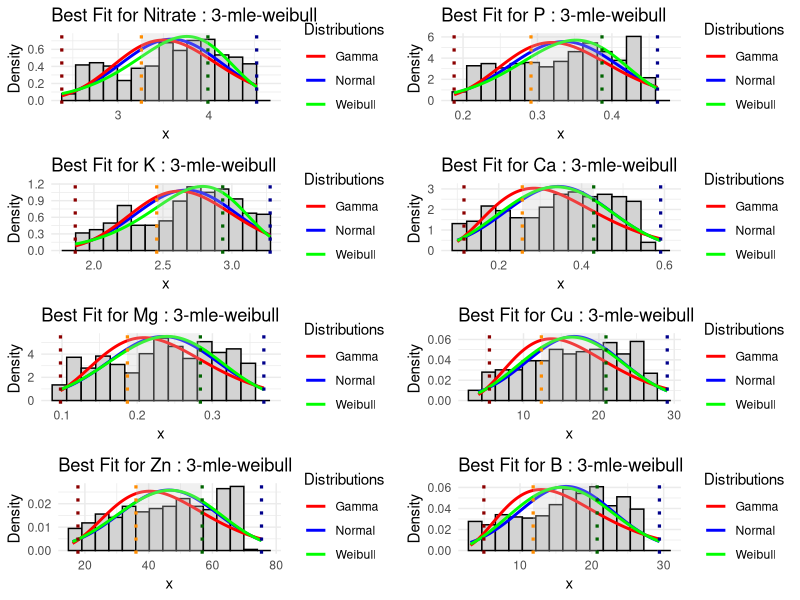
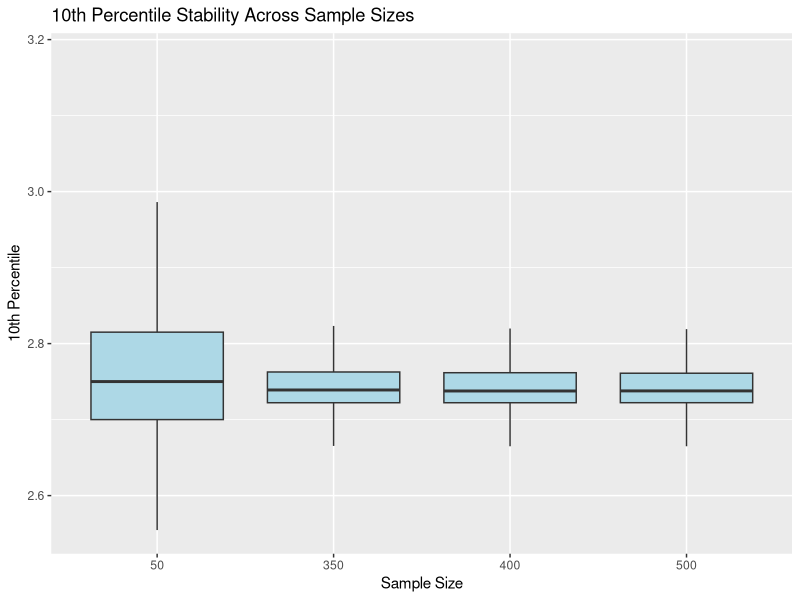
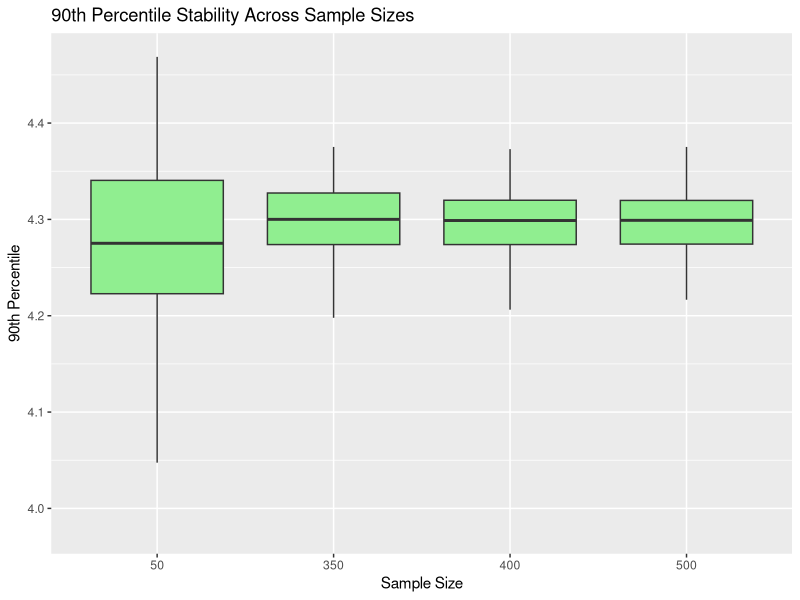

Reproduce these figures in R, in order.
library(ggplot2)
library(reshape2)
library(fitdistrplus)
library(gridExtra)
library(goftest)
library(scales)

set.seed(123)

# Create a custom base pool with skew, clusters, gaps etc.
create_custom_pool <- function(n = 2000, min_val, max_val) {
  # Combine a few patterns: clusters + gaps + randomness
  cluster1 <- runif(n * 0.3, min_val, (min_val + max_val) / 2)
  cluster2 <- runif(n * 0.5, (min_val + max_val) / 2, max_val)
  outliers <- c(min_val, max_val)  # simulate edge values
  noise <- sample(seq(min_val, max_val, length.out = 100), n * 0.2, replace = TRUE)
  pool <- c(cluster1, cluster2, outliers, noise)
  return(pool)
}

# Generate final dataset by sampling without replacement
n_samples <- 500
df <- data.frame(
  Nitrate = sample(create_custom_pool(2000, 2.5, 4.5), n_samples),
  P = sample(create_custom_pool(2000, 0.20, 0.45), n_samples),
  K = sample(create_custom_pool(2000, 1.90, 3.25), n_samples),
  Ca = sample(create_custom_pool(2000, 0.10, 0.55), n_samples),
  Mg = sample(create_custom_pool(2000, 0.10, 0.35), n_samples),
  Cu = sample(create_custom_pool(2000, 4, 27), n_samples),
  Zn = sample(create_custom_pool(2000, 16, 70), n_samples),
  B = sample(create_custom_pool(2000, 3, 27), n_samples)
)

head(df)

###########################################################################################


input_analyzer <- function(df) {
  results_list <- list()
  plots <- list()
  
  for (nutrient in names(df)) {
    cat("\nAnalyzing:", nutrient, "\n")
    data <- df[[nutrient]]
    
    # Fit distributions
    fits <- list(
      normal = fitdist(data, "norm"),
      gamma = tryCatch(fitdist(data, "gamma"), error = function(e) NULL),
      weibull = tryCatch(fitdist(data, "weibull"), error = function(e) NULL)
    )
    
    fits_for_gof <- fits[sapply(fits, Negate(is.null))]
    if (length(fits_for_gof) == 0) {
      warning(paste("No valid fit for", nutrient))
      next
    }
    
    gof <- gofstat(fits_for_gof)
    best_fit <- names(which.min(gof$bic))
    cat("Best fit based on BIC:", best_fit, "\n")
    results_list[[nutrient]] <- list(fits = fits, gof = gof, best_fit = best_fit)
    
    p <- ggplot(data.frame(x = data), aes(x)) +
      geom_histogram(aes(y = ..density..), bins = 15, fill = "lightgray", color = "black") +
      ylab("Density") +
      ggtitle(paste("Best Fit for", nutrient, ":", best_fit)) +
      theme_minimal()
    
    # Add curve with legends
    if (!is.null(fits$normal)) {
      mu <- fits$normal$estimate["mean"]
      sigma <- fits$normal$estimate["sd"]
      p <- p + stat_function(fun = dnorm,
                             args = list(mean = mu, sd = sigma),
                             aes(color = "Normal"), linewidth = 1)
    }
    if (!is.null(fits$gamma)) {
      shape <- fits$gamma$estimate["shape"]
      rate <- fits$gamma$estimate["rate"]
      p <- p + stat_function(fun = dgamma,
                             args = list(shape = shape, rate = rate),
                             aes(color = "Gamma"), linewidth = 1)
    }
    if (!is.null(fits$weibull)) {
      shape <- fits$weibull$estimate["shape"]
      scale <- fits$weibull$estimate["scale"]
      p <- p + stat_function(fun = dweibull,
                             args = list(shape = shape, scale = scale),
                             aes(color = "Weibull"), linewidth = 1)
    }
    
    # Color legend manually
    p <- p + scale_color_manual(
      name = "Distributions",
      values = c("Normal" = "blue", "Gamma" = "red", "Weibull" = "green")
    )
    
    # Add quantile lines and labels
    clean_fit_name <- gsub("^3-mle-", "", best_fit)
    if (!is.null(fits[[clean_fit_name]])) {
      best_params <- fits[[clean_fit_name]]$estimate
      qvals <- NULL
      if (clean_fit_name == "normal") {
        qvals <- qnorm(c(0.025, 0.25, 0.75, 0.975),
                       mean = best_params["mean"],
                       sd = best_params["sd"])
      } else if (clean_fit_name == "gamma") {
        qvals <- qgamma(c(0.025, 0.25, 0.75, 0.975),
                        shape = best_params["shape"],
                        rate = best_params["rate"])
      } else if (clean_fit_name == "weibull") {
        qvals <- qweibull(c(0.025, 0.25, 0.75, 0.975),
                          shape = best_params["shape"],
                          scale = best_params["scale"])
      }
      
      if (!is.null(qvals) && all(!is.na(qvals))) {
        p <- p + 
          annotate("rect",
                   xmin = qvals[2], xmax = qvals[3],
                   ymin = 0, ymax = Inf,
                   fill = "gray80", alpha = 0.3)
        
        labels <- c("2.5%", "25%", "75%", "97.5%")
        colors <- c("darkred", "darkorange", "darkgreen", "darkblue")
        
        for (i in seq_along(qvals)) {
          p <- p +
            geom_vline(xintercept = qvals[i], linetype = "dotted", 
                       color = colors[i], linewidth = 1.1, show.legend = FALSE) +
            annotate("text", x = qvals[i], y = Inf, label = labels[i],
                     vjust = -0.5, hjust = 0.5, size = 3, color = colors[i])
        }
      }
    }
    
    plots[[nutrient]] <- p
  }
  
  do.call("grid.arrange", c(plots, ncol = 2))
  return(results_list)
}


#######################line break#############################################
analysis_results <- input_analyzer(df)


#####################################################################################
#####################################################################################
#############################PERCENTILE STABILITY####################################


#what you will find is that the confidence increases as the spread decreases looking at both the 10th and 90th percentile.
#The recommendation here is to target at least greater than 400 samples to get a good estimate of the true value.
#especially if we are relying on the quarantines to classify deficient, sufficient and excessive nutrients.
#I have changed the "n_sub" values to include 700 and you don't really see a any further stabilization after a sample size of 400..

percentile_stability <- function(data, n_sub = c(50, 350, 400, 500), reps = 500) {
  result <- data.frame()
  
  for (n in n_sub) {
    for (i in 1:reps) {
      sample_data <- sample(data, size = n, replace = TRUE)
      p10 <- quantile(sample_data, 0.10)
      p90 <- quantile(sample_data, 0.90)
      result <- rbind(result, data.frame(n = n, p10 = p10, p90 = p90))
    }
  }
  
  return(result)
}

# Example using Nitrate
set.seed(123)
bootstrap_results <- percentile_stability(df$Nitrate, n_sub = c(50, 350, 400, 500), reps = 500)

library(ggplot2)
ggplot(bootstrap_results, aes(x = factor(n))) +
  geom_boxplot(aes(y = p10), fill = "lightblue", outlier.shape = NA) +
  ggtitle("10th Percentile Stability Across Sample Sizes") +
  ylab("10th Percentile") + xlab("Sample Size")

ggplot(bootstrap_results, aes(x = factor(n))) +
  geom_boxplot(aes(y = p90), fill = "lightgreen", outlier.shape = NA) +
  ggtitle("90th Percentile Stability Across Sample Sizes") +
  ylab("90th Percentile") + xlab("Sample Size")

#####################################################################################
#####################################################################################
############################# TEST THE FIT #########################################

compute_gof_pvalues <- function(df) {
  results <- data.frame(
    Nutrient = character(),
    Shapiro_p = numeric(),
    KS_Gamma_p = numeric(),
    KS_Weibull_p = numeric(),
    stringsAsFactors = FALSE
  )
  
  for (nutrient in names(df)) {
    cat("Processing", nutrient, "\n")
    
    data <- na.omit(df[[nutrient]])
    
    if (length(data) < 10) {
      warning(paste("Skipping", nutrient, "- not enough data"))
      next
    }
    
    shapiro_p <- tryCatch(shapiro.test(data)$p.value, error = function(e) NA)
    

    gamma_fit <- tryCatch(fitdist(data, "gamma"), error = function(e) NULL)
    ks_gamma_p <- if (!is.null(gamma_fit)) {
      tryCatch(ks.test(data, "pgamma",
                       shape = gamma_fit$estimate["shape"],
                       rate = gamma_fit$estimate["rate"])$p.value,
               error = function(e) NA)
    } else {
      NA
    }
    
    weibull_fit <- tryCatch(fitdist(data, "weibull"), error = function(e) NULL)
    ks_weibull_p <- if (!is.null(weibull_fit)) {
      tryCatch(ks.test(data, "pweibull",
                       shape = weibull_fit$estimate["shape"],
                       scale = weibull_fit$estimate["scale"])$p.value,
               error = function(e) NA)
    } else {
      NA
    }
    
    
    results <- rbind(results, data.frame(
      Nutrient = nutrient,
      Shapiro_p = shapiro_p,
      KS_Gamma_p = ks_gamma_p,
      KS_Weibull_p = ks_weibull_p
    ))
  }
  
  return(results)
}

pvalue_results <- compute_gof_pvalues(df)
print(pvalue_results)

#####################################################################################
#####################################################################################
#################################### BIC VALUES ###########################################

compute_bic_table <- function(df) {
  results <- data.frame(
    Nutrient = character(),
    BIC_Normal = numeric(),
    BIC_Gamma = numeric(),
    BIC_Weibull = numeric(),
    stringsAsFactors = FALSE
  )
  
  for (nutrient in names(df)) {
    cat("Processing", nutrient, "\n")
    data <- na.omit(df[[nutrient]])
    
    # Fit each distribution
    normal_fit <- tryCatch(fitdist(data, "norm"), error = function(e) NULL)
    gamma_fit <- tryCatch(fitdist(data, "gamma"), error = function(e) NULL)
    weibull_fit <- tryCatch(fitdist(data, "weibull"), error = function(e) NULL)
    
    # Extract BICs (use NA if model failed)
    bic_normal  <- if (!is.null(normal_fit)) gofstat(normal_fit)$bic else NA
    bic_gamma   <- if (!is.null(gamma_fit))  gofstat(gamma_fit)$bic  else NA
    bic_weibull <- if (!is.null(weibull_fit)) gofstat(weibull_fit)$bic else NA
    
    # Store result
    results <- rbind(results, data.frame(
      Nutrient = nutrient,
      BIC_Normal = bic_normal,
      BIC_Gamma = bic_gamma,
      BIC_Weibull = bic_weibull
    ))
  }
  
  return(results)
}


bic_results <- compute_bic_table(df)
rownames(bic_results) <- NULL
print(bic_results)
